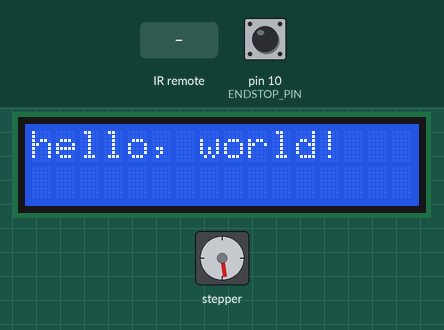
Recording of a sketch running on a simulated Arduino Uno, built with avr-gcc and run on an emulated ATmega328P. On the bench: stepper motor, 16×2 character LCD. Wiring (inferred from the names in the program): stepper motor driver (200 steps per turn assumed): step pin 7; direction pin 6; enable pin 13. Inputs (shaded band) come from the test bench; at power-on: pin 10 (ENDSTOP_PIN) HIGH. What the sketch prints to the serial monitor is not drawn.

Above: at 0.8 s.
0.9 s: pin 10 (ENDSTOP_PIN) pulled LOW for 3.2 s
At 5.0 s:
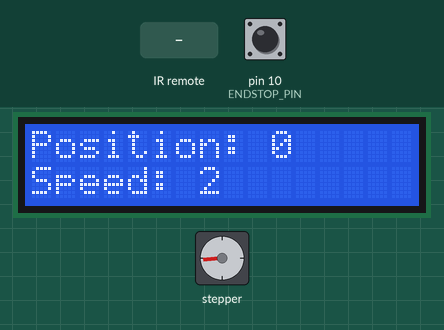
5.6 s: infrared code 0x8 received
At 6.1 s:
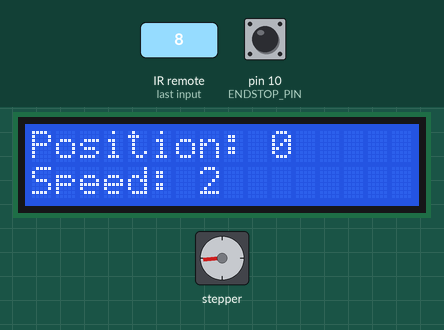
8.6 s: pin 10 (ENDSTOP_PIN) pulled LOW for 1 s
At 9.8 s:
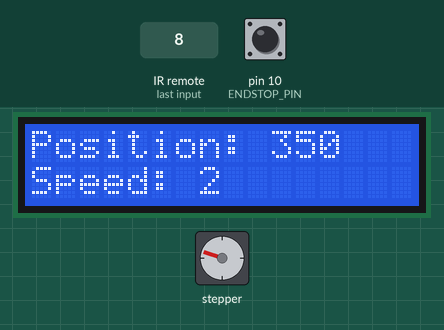
11.5 s: pin 10 (ENDSTOP_PIN) pulled LOW for 3.2 s
At 15.2 s:
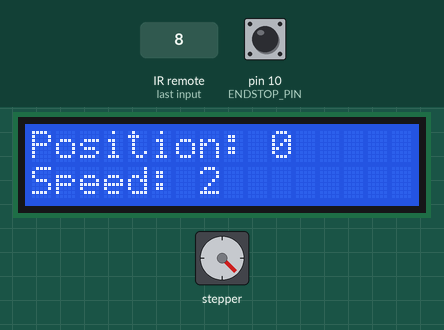
17.7 s: infrared code 0x1C received
At 18.7 s:
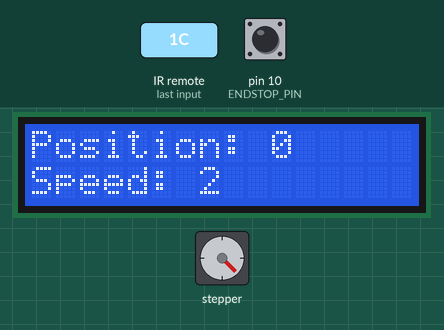
20.7 s: infrared code 0xC received
Timing chart, 0 to 27.7 s (numbered marks = the images above; inputs shaded):
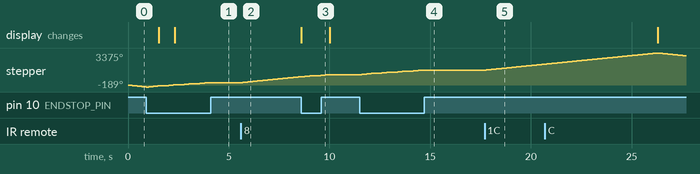

The sketch:

Camera-Slider.ino
```cpp
#include "IRremote.h"

#define IR_RECEIVE_PIN 9
#define ENDSTOP_PIN 10

const int stepPin = 7;
const int dirPin = 6;
const int enPin = 13;  //not used

const int maxPosition = 2200; // Maximum position limit

bool direction = true;      // true for clockwise, false for counterclockwise
bool motorEnabled = false;  // flag to control motor movement, initially off
int motorSpeed = 4000;      // default speed, Bigger = slower (in microseconds)
int homePosition = 0;       // variable to store current position (0 is home)

const int speedLevels[] = {2000, 4000, 6000}; // Define 3 speed levels
int currentSpeedIndex = 1; // Start with default speed 4000

// LCD screen setups
#include <LiquidCrystal.h>
// Initialize the library with the numbers of the interface pins
LiquidCrystal lcd(12, 11, 5, 4, 3, 2);

// PRINTING
int printCounter = 0; // Counter for printing while moving
int screenUpdateCounter = 0; //update while still
const int SCREEN_UPDATE_THRESHOLD = 50;

void setup() {
  Serial.begin(115200); // 9600   115200
  IrReceiver.begin(IR_RECEIVE_PIN);

  pinMode(stepPin, OUTPUT);
  pinMode(dirPin, OUTPUT);
  pinMode(enPin, OUTPUT);
  pinMode(ENDSTOP_PIN, INPUT_PULLUP);
  digitalWrite(enPin, LOW);

  // Initialize the LCD screen
  lcd.begin(16, 2);
  lcd.print("hello, world!");

  // endstop Setting home position
  if (digitalRead(ENDSTOP_PIN) == HIGH) {
    // If endstop is not triggered, move the motor counterclockwise
    direction = false;
    setDirection();
    motorEnabled = true;
    while (digitalRead(ENDSTOP_PIN) == HIGH) {
      moveMotor();
    }
  }
  // Handle endstop condition
  handleEndstopTriggered();
  delay(100);
}

void moveMotorToPosition(int targetPosition) {
  // Move the motor in the appropriate direction
  if (homePosition < targetPosition) {
    direction = true; // Clockwise
  } else {
    direction = false; // Counterclockwise
  }
  setDirection(); // Call the function to handle direction

  motorEnabled = true;
  // Move the motor until it reaches the target position
  while (homePosition != targetPosition && (direction ? homePosition < targetPosition : homePosition > targetPosition)) {
    moveMotor(); // Call the function to handle motor movement

    // Print current position
    Serial.print("Current Position: ");
    Serial.println(homePosition);

    // Update LCD screen periodically
    printCounter++;
    if (printCounter >= SCREEN_UPDATE_THRESHOLD) {
      updateLCD();
      printCounter = 0; // Reset the counter
    }

    // Check endstop status
    if (digitalRead(ENDSTOP_PIN) == LOW) {
      handleEndstopTriggered();
      delay(100);
      return;
    }

  }
  motorEnabled = false; // Stop the motor
}

void moveMotor() {
  if (motorEnabled) {
    // Check for maximum position limit
    if ((direction && homePosition < maxPosition) || (!direction && homePosition > -maxPosition)) {
      digitalWrite(stepPin, HIGH); // Step high
      delayMicroseconds(motorSpeed); // Delay
      digitalWrite(stepPin, LOW); // Step low
      delayMicroseconds(motorSpeed); // Delay
      if (direction) {
        homePosition++; // Increment position if moving clockwise
      } else {
        homePosition--; // Decrement position if moving counterclockwise
      }
    }
  } else {
    digitalWrite(stepPin, LOW); // Disable motor movement

  }
}

void setDirection() {
  // Handle direction
  if (direction) {
    digitalWrite(dirPin, HIGH); // Set direction clockwise
  } else {
    digitalWrite(dirPin, LOW); // Set direction counterclockwise
  }
}

void handleEndstopTriggered() {
  motorEnabled = false;
  moveMotor();
  delay(100);

  // Set speed to 2 so home position is always set the same
  currentSpeedIndex = 1;
  motorSpeed = speedLevels[currentSpeedIndex];
  updateLCD(); // Update LCD to reflect the speed change

  direction = true; // Clockwise
  setDirection();

  motorEnabled = true;
  unsigned long startTime = millis(); // Get the current time
  while (millis() - startTime < 500) { // Move for 0.5 sec (or something like that idk)
    moveMotor(); // Call the function to handle motor movement
  }

  motorEnabled = false;
  moveMotor(); // Call the function to handle motor movement
  delay(100);

  // Save home position
  homePosition = 0;
}

void moveMotorEndlessly() {
  int targetPosition = 100;
  bool EDirection = true; // Flag to indicate the direction of movement (true for 100 to 2000, false for 2000 to 100)

  while (true) {
    if (EDirection) {
      targetPosition = 2000;
      direction = true; // Clockwise
    } else {
      targetPosition = 100;
      direction = false; // Counterclockwise
    }
    setDirection(); // Call the function to handle direction
    motorEnabled = true;

    // Move the motor until it reaches the target position
    while (homePosition != targetPosition && (direction ? homePosition < targetPosition : homePosition > targetPosition)) {
      moveMotor(); // Call the function to handle motor movement

      //check for any new IR commands
      if (IrReceiver.decode()) {
        if (IrReceiver.decodedIRData.command != 25) {
          // Stop the motor
          motorEnabled = false;
          // Resume IR receiver
          IrReceiver.resume();
          // Exit the function
          return;
        }
        IrReceiver.resume(); // without this won't read while going up
      }

      // Check endstop status
      if (digitalRead(ENDSTOP_PIN) == LOW) {
        handleEndstopTriggered();
        delay(100);
        return;
      }

      // Print current position
      Serial.print("Current Position: ");
      Serial.println(homePosition);
    }

    IrReceiver.resume(); // without this won't read while going down?
    EDirection = !EDirection; // Toggle the direction
  }
}

void increaseSpeed() {
  if (currentSpeedIndex < 2) {
    currentSpeedIndex++;
    motorSpeed = speedLevels[currentSpeedIndex];
  }
  updateLCD();
}

void decreaseSpeed() {
  if (currentSpeedIndex > 0) {
    currentSpeedIndex--;
    motorSpeed = speedLevels[currentSpeedIndex];
  }
  updateLCD();
}

void updateLCD() {
  lcd.clear();
  lcd.setCursor(0, 0);
  lcd.print("Position: ");
  lcd.print(homePosition);
  lcd.setCursor(0, 1);
  lcd.print("Speed: ");
  lcd.print(3 - currentSpeedIndex); // Display speed level (1, 2, or 3)
}

void loop() {
  if (IrReceiver.decode()) {
    Serial.println(IrReceiver.decodedIRData.command);
    switch (IrReceiver.decodedIRData.command) {
      case 67:
        direction = true; // Clockwise
        motorEnabled = true;
        break;
      case 68:
        direction = false; // Counterclockwise
        motorEnabled = true;
        break;
      case 12:
        moveMotorToPosition(200);
        break;
      case 24:
        moveMotorToPosition(400);
        break;
      case 94:
        moveMotorToPosition(600);
        break;
      case 8:
        moveMotorToPosition(800);
        break;
      case 28:
        moveMotorToPosition(1000);
        break;
      case 90:
        moveMotorToPosition(1200);
        break;
      case 66:
        moveMotorToPosition(1400);
        break;
      case 82:
        moveMotorToPosition(1600);
        break;
      case 74:
        moveMotorToPosition(1800);
        break;
      case 25:
        moveMotorEndlessly();
        break;
      case 70: // Arbitrary command for increasing speed
        decreaseSpeed(); // Decrease speed index
        delay(500);
        break;
      case 21: // Arbitrary command for decreasing speed
        increaseSpeed(); // Increase speed index
        delay(500);
        break;
      default:
        motorEnabled = false;
        break;
    }
    IrReceiver.resume();
  }

  // needed for continuous movement
  moveMotor(); // Call the function to handle motor movement
  setDirection(); // Call the function to handle direction

  // Check endstop status
  if (digitalRead(ENDSTOP_PIN) == LOW) {
    handleEndstopTriggered();
    delay(100);
  }

  // Update the screen
  screenUpdateCounter++;
  if (screenUpdateCounter >= SCREEN_UPDATE_THRESHOLD && !motorEnabled) {
    updateLCD();
    screenUpdateCounter = 0;
    printCounter = 0;
  }
  if (screenUpdateCounter >= SCREEN_UPDATE_THRESHOLD && homePosition >= maxPosition) {
    updateLCD();
    screenUpdateCounter = 0;
    printCounter = 0;
  }

  // Print current position to serial monitor
  Serial.print("Current Position: ");
  Serial.println(homePosition);
}
```

Measured:
- after the input at 0.9 s, the display: first changes after 0.62 s (image 1 shows a later state)
- after the input at 5.6 s, stepper: keeps turning clockwise at about 212°/s, starting at once
- after the input at 8.6 s, the display: changes at once (image 3)
- after the input at 11.5 s, stepper: turns 454° clockwise in 2.9 s, starting after 0.11 s
- after the input at 17.7 s, stepper: keeps turning clockwise at about 211°/s, starting at once
